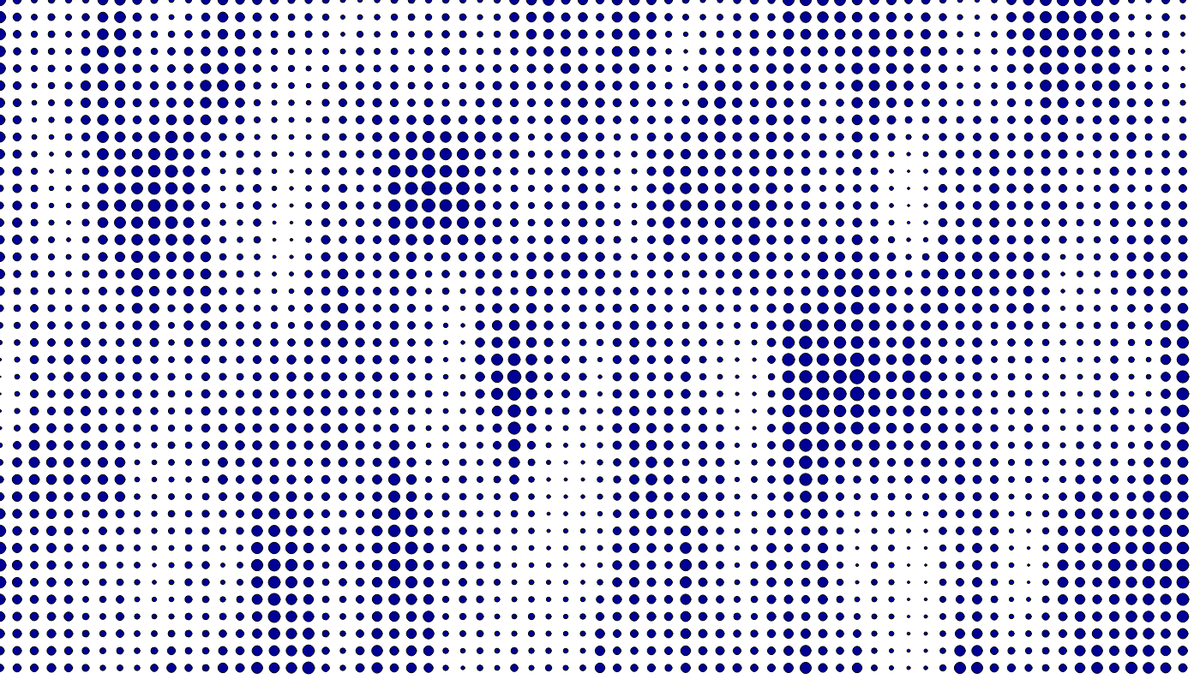
Frame 1 (no input)
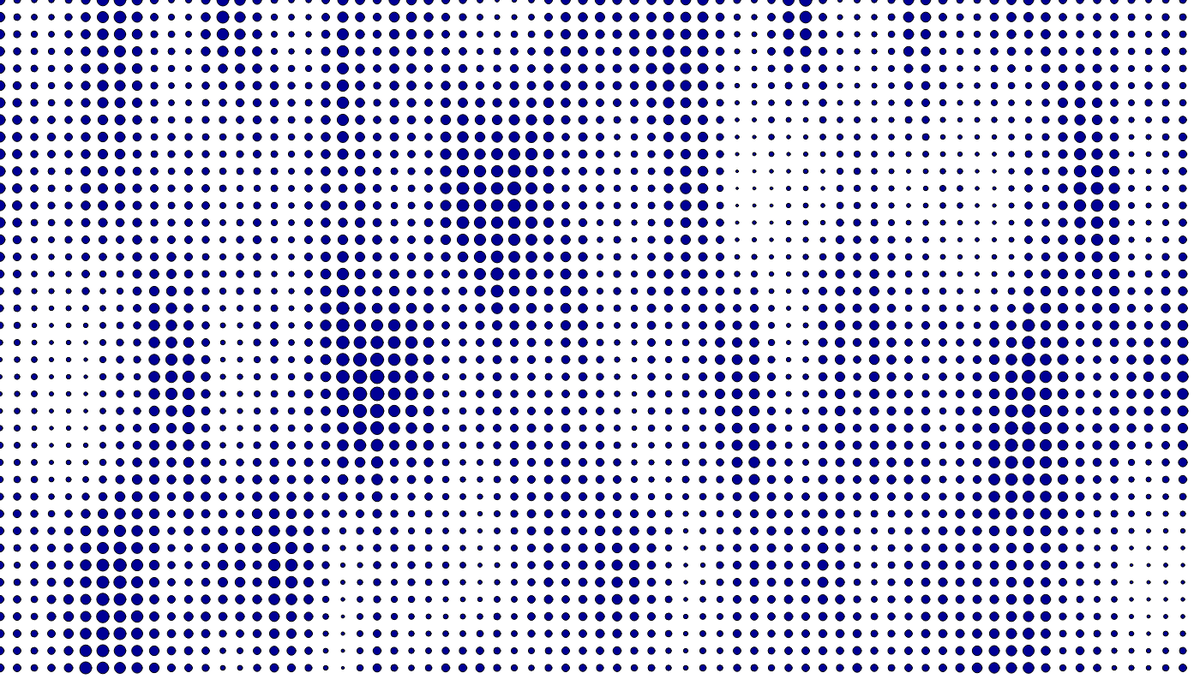
Frame 60 (no input)
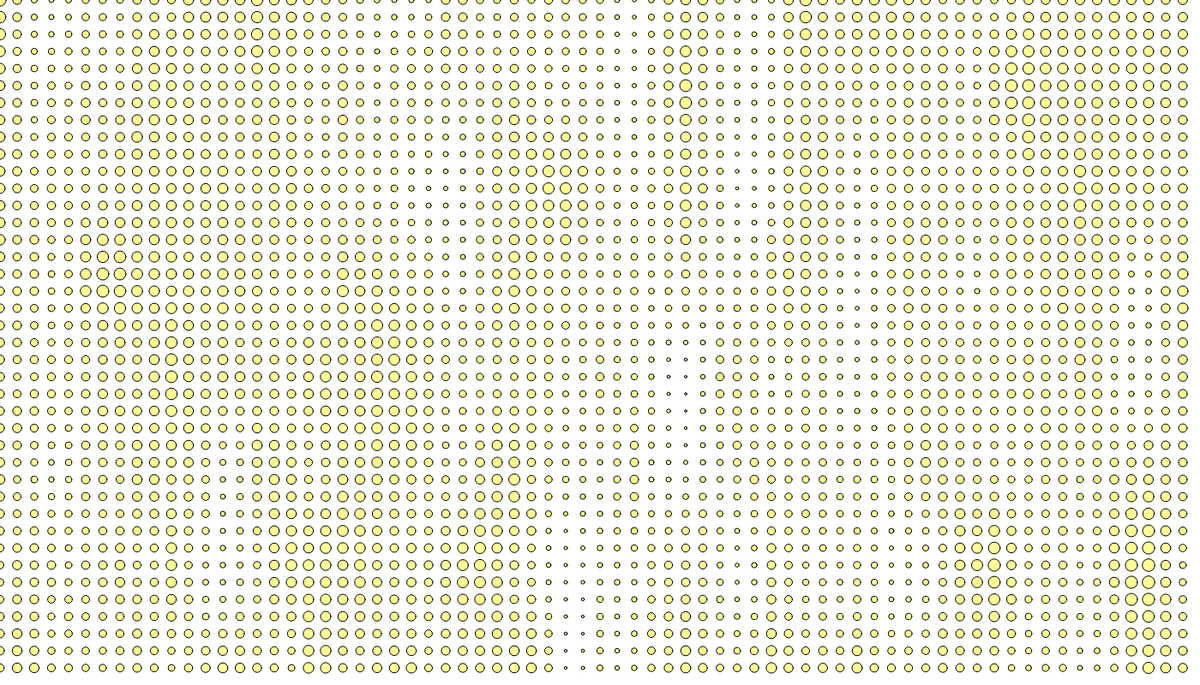
Frame 120 (the mouse pressed at the canvas centre since frame 60)

The p5.js sketch that drew these frames (run headless with seeded random() and noise() and a simulated clock; from frame 60 on, the mouse is pressed at the canvas centre):

// p5.js sketch
// ── sketch.js
var time = 0;
function setup() {
  createCanvas(1400,800);
}

function draw () {
  background(255);

  fill (255);
  var space = 20;
  var circleSize = 10;
  time = time + 0.02;

  for ( var circleX = 0; circleX < width; circleX = circleX + space ){
    for ( var circleY = 0; circleY < height; circleY = circleY + space ){
      //circleSize = random(5, 10);
      //circleSize = (Math.sin(circleX * 0.26) + Math.cos(circleY * 0.5)) * 4 + 3;
      var noiseVal = noise( circleX * 0.015, circleY * 0.00451, time );
      circleSize = noiseVal * 20.0;

      fill (mouseX, mouseY, 150);
      ellipse(circleX, circleY, circleSize, circleSize);

    }
  }

  /*
  for ( var circleX = 0; circleX < width; circleX = circleX + space ){
    ellipse (circleX, 0, 10, 10);
  }

  for ( var circleY = 0; circleY < height; circleY = circleY + space ){
    ellipse (0, circleY, 10, 10);
  }
  */
}
